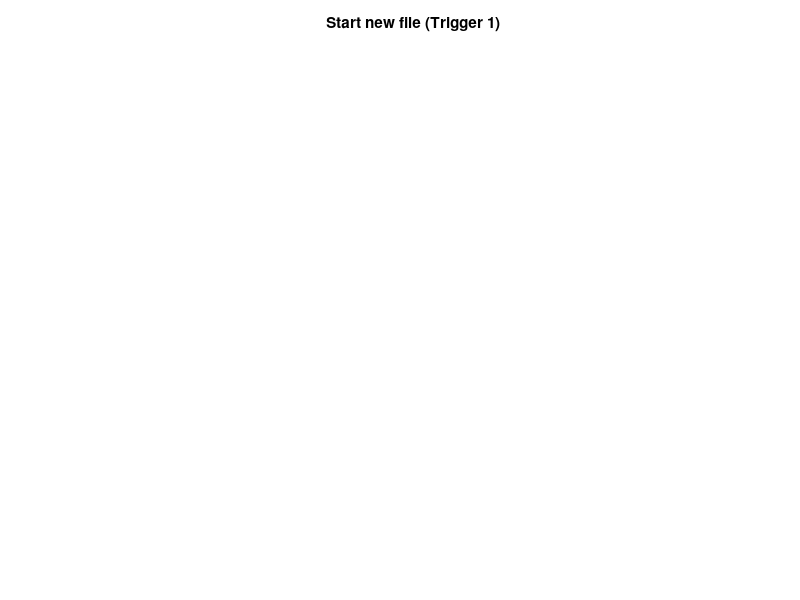

Recreate this plot in MATLAB. (Note: this script raises an error after producing the figure.)
% requires NIDAQmx base at minimum

%% Parameters
% timing logic for triggers (in sec)
% loads default stim protocol if GUI section is disabled
timing.t1 = 0.5;    % deadtime before Trig1
timing.t2 = 3;      % length of each trial, should be = window time in MC Rack
timing.t3 = 0.5;    % time from t1 to stim, must be < t2
timing.t4 = 0.01;   % stim duration
timing.t5 = 20;     % length of delay between trials

counter = 0;
epoch = 5;          % number of trials ("epochs")

%% GUI
satisfied = false;

while satisfied == false
    choice = menu('Build a new protocol or load one?', 'Build', 'Load');
    if choice == 1      % add prompt and inputdlg window
        prompt = {'Deadtime', 'Recording Window', 'Stimulation Length', 'Total Trial Time'};
        dlgtitle = 'Timing parameters';
        dims = [1 50];
        timingparameters = str2double(inputdlg(prompt, dlgtitle, dims));  
        deadtime = timingparameters(1,1);
        window = timingparameters(2,1);
        stimlength = timingparameters(3,1);
        trialtime = timingparameters(4,1);
        fs = 1000;
        t = 0-(window/2 + 0.01 + deadtime):1/fs:trialtime - (window/2 + 0.01 + deadtime);

        figure
        trig1 = rectpuls(t-deadtime, 0.01);
        ax1 = subplot(3,1,1);
        plot(t,trig1,'k')
        axis off
        title('Start new file (Trigger 1)')
        text(-3.5, 0.5, sprintf('Deadtime = \n %0.001f s', round(deadtime,3)));
        
        trig2 = rectpuls(t-(deadtime+0.01+window/2),window);
        ax2 = subplot(3,1,2);
        set(gca,'visible','off')
        plot(t,trig2,'k')
        axis off 
        title('Write data to file (Trigger 2)')
        text(window + deadtime+0.1, 0.5, sprintf('Window length = \n %0.001f s', window));
        
        trig3 = rectpuls(t-(deadtime+0.01+window/2), stimlength);
        ax3 = subplot(3,1,3);
        plot(t, trig3, 'k')
        axis off
        title('Stimulate with LED (Trigger 3)')
        text(-2, 0.5, sprintf('Time to \n stim = \n %0.001f s', deadtime + window/2));
        text(window/2+1, 0.8, sprintf('Stimulus length = \n %1.0f ms', stimlength*1e3));
        text(trialtime/2, -0.1, sprintf('Total trial time = %1.0f s', trialtime));
        
        linkaxes([ax1, ax2, ax3], 'x')

        timing.t1 = deadtime;
        timing.t2 = window;
        timing.t3 = window/2;
        timing.t4 = stimlength;
        timing.t5 = trialtime - (deadtime+0.01+window);

        saveq = menu('Do you want to save your new stimulus protocol?','Yes','No');
        if saveq == 1
            uisave('timing', 'timing.mat');
            if menu('Are you satisfied with your stimulus design?', 'Yes', 'No') == 1
                satisfied = true;
            end
        end
        
        if saveq == 2
            if menu('Are you satisfied with your stimulus design?', 'Yes', 'No') == 1
                satisfied = true;   
            end
        end
        
    end
    
    if choice == 2
        uiload;
        deadtime = timing.t1;
        window = timing.t2;
        stimlength = timing.t4;
        trialtime = timing.t5 + deadtime + 0.01 + window;
        fs = 1000;
        t = 0-(window/2 + 0.01 + deadtime):1/fs:trialtime - (window/2 + 0.01 + deadtime);

        figure
        trig1 = rectpuls(t-deadtime, 0.01);
        ax1 = subplot(3,1,1);
        plot(t,trig1,'k')
        axis off
        title('Start new file (Trigger 1)')
        text(-3.5, 0.5, sprintf('Deadtime before new file = \n %0.001f s', round(deadtime,3)));

        trig2 = rectpuls(t-(deadtime+0.01+window/2),window);
        ax2 = subplot(3,1,2);
        set(gca,'visible','off')
        plot(t,trig2,'k')
        axis off 
        title('Write data to file (Trigger 2)')
        text(window + deadtime+0.1, 0.5, sprintf('Window length = \n %0.001f s', window));
        
        trig3 = rectpuls(t-(deadtime+0.01+window/2),stimlength);
        ax3 = subplot(3,1,3);
        plot(t, trig3, 'k')
        axis off
        title('Stimulate with LED (Trigger 3)')
        text(-2, 0.5, sprintf('Time to \n stim = \n %0.001f s', deadtime + window/2));
        text(window/2+1, 0.8, sprintf('Stimulus length = \n %1.0f ms', stimlength*1e3));
        text(trialtime/2, -0.1, sprintf('Total trial time = %1.0f s', trialtime));
        
        linkaxes([ax1, ax2, ax3], 'x')
        
        if menu('Are you satisfied with your stimulus design?', 'Yes', 'No') == 1
            satisfied = true;
        end
    end
end

%% DAQ setup
% check BOB pinning - hardcode digital outs

nidaq = daq.createSession('ni');    % create NI DAQ 
addDigitalChannel(nidaq, 'Dev1', 'Port1/Line3', 'OutputOnly');  % Trig1 - create new file in MC Rack
addDigitalChannel(nidaq, 'Dev1', 'Port1/Line0', 'OutputOnly');  % Trig2 - set window / trial length
addDigitalChannel(nidaq, 'Dev1', 'Port1/Line7', 'OutputOnly');  % Trig3 - LED stim
pause on;

%% DO loop

for k = 1:epoch
    tic
    pause(timing.t1);                   % deadtime before sending Trig1 TTL
    outputSingleScan(nidaq, [1 0 0]);
    pause(0.01);                        % 10 ms Trig1 TTL
    outputSingleScan(nidaq, [0 1 0]);   % Trig2 TTL on as Trig1 TTL off
    pause(timing.t3);
    outputSingleScan(nidaq, [0 1 1]);
    pause(timing.t4);                   % 10 ms Trig3 TTL
    outputSingleScan(nidaq, [0 1 0]);
    pause(timing.t2 - timing.t3);       % remaining time of trial
    outputSingleScan(nidaq, [0 0 0]);
    pause(timing.t5);                   % wait time between trials

    
    if exist('f', 'var')
        delete(f)
        clear('f')
    end
    counter = counter + 1;
    trial_time = toc;
    f = msgbox(sprintf('Trial %d completed in %f seconds', counter, trial_time));
    fprintf('Trial %d completed in %f seconds', counter, trial_time);
    
end


